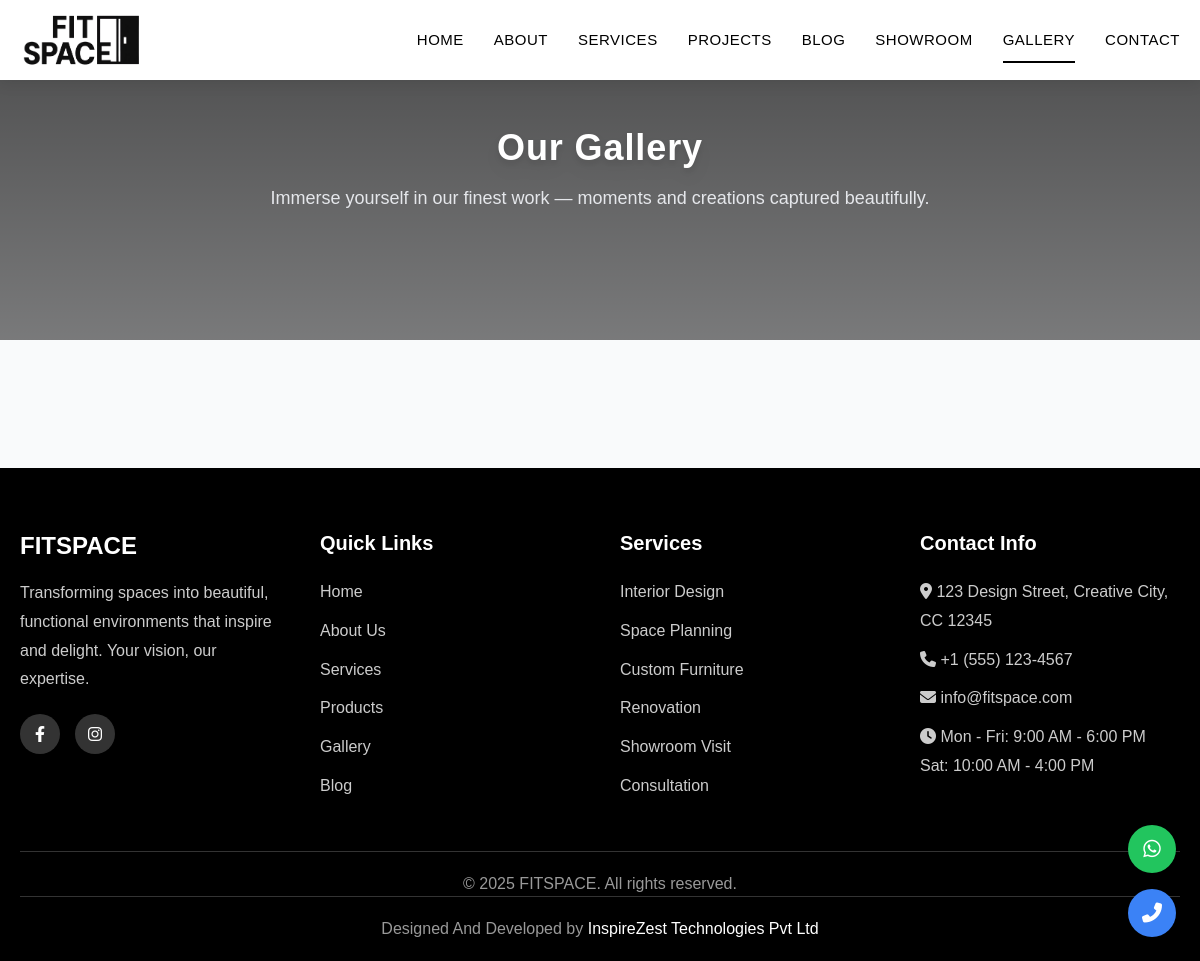
The page /gallery/ on the database as committed earlier.
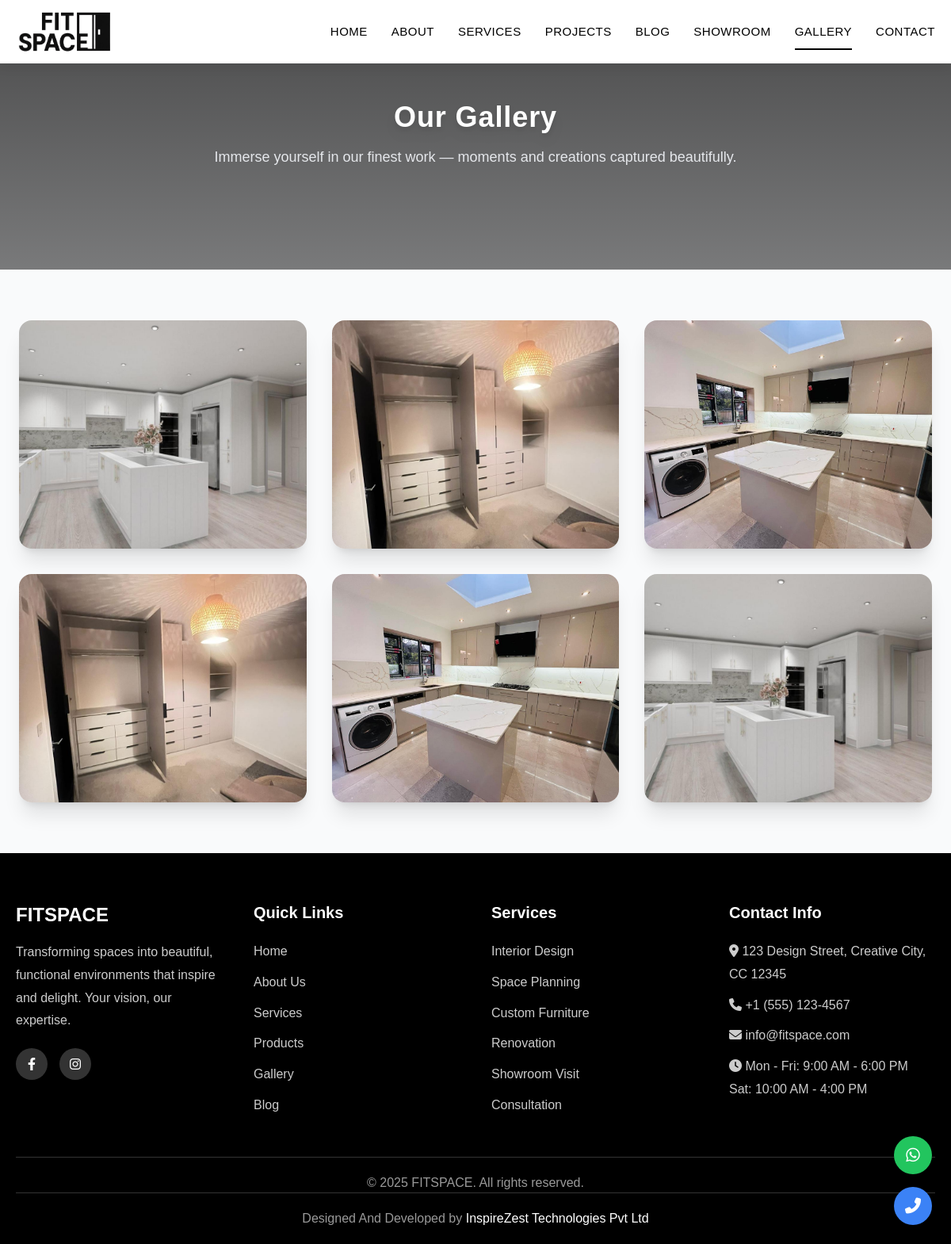
The same page on the database as committed later.
### app/models.py (models this page shows)
class GalleryImage(models.Model):
    image=models.ImageField(upload_to='gallery')

### app/views.py (the view)
# urls.py: path('gallery/',views.Gallery,name='gallery'),
def Gallery(request):
    images=GalleryImage.objects.order_by("-id")
    return render(request,"gallery.html",{"images":images})

### app/templates/gallery.html
{% extends 'base.html' %}
{% load static %}
{% block content %}
<body class="bg-gray-100">
    <section class="relative py-32">
        <img src="{% static 'image/5.jpg' %}" alt="Gallery Banner"
            class="absolute inset-0 w-full h-full object-cover z-0">
        <div class="absolute inset-0 bg-gradient-to-b from-black/70 to-black/50 z-10"></div>
        <div class="relative z-20 max-w-7xl mx-auto px-4 text-center">
            <h1 class="text-4xl font-extrabold text-white mb-4 tracking-wide drop-shadow-lg" data-aos="fade-down">
                Our Gallery
            </h1>
            <p class="text-lg text-gray-200 max-w-3xl mx-auto" data-aos="fade-up" data-aos-delay="100">
                Immerse yourself in our finest work — moments and creations captured beautifully.
            </p>
        </div>
    </section>
    <section class="py-16 bg-gray-50">
        <div class="max-w-7xl mx-auto px-6">
            <div class="grid grid-cols-1 sm:grid-cols-2 md:grid-cols-3 gap-8">
                {% for i in images %}
                <div class="relative overflow-hidden rounded-2xl shadow-xl group">
                    <img src="{{ i.image.url }}" alt="Gallery Image"
                        class="w-full h-72 object-cover transition-transform duration-500 group-hover:scale-110">
                </div>
                {% endfor %}
            </div>
        </div>
    </section>
</body>
{% endblock %}

### app/templates/base.html (shortened to what this page needs)
<!DOCTYPE html>
{% load static %}
<html lang="en">
<head>
    <link href="https://cdnjs.cloudflare.com/ajax/libs/font-awesome/6.4.0/css/all.min.css" rel="stylesheet">
    <script src="https://cdn.tailwindcss.com"></script>
    <link rel="stylesheet" href="{% static 'css/base.css' %}">
    <link href="https://cdn.jsdelivr.net/npm/aos@2.3.4/dist/aos.css" rel="stylesheet">
    <link rel="stylesheet" href="https://cdn.jsdelivr.net/npm/swiper@11/swiper-bundle.min.css" />
</head>
<body>
    <nav class="navbar">
        <div class="nav-container">
            <a href="/" class="logo"><img src="{% static 'image/logo.png' %}" style="height: 60px;" alt="logo"></a>
            <ul class="nav-menu">
                <li class="nav-item">
                    <a href="/" class="nav-link active">Home</a>
                </li>
                <li class="nav-item">
                    <a href="/about/" class="nav-link">About</a>
                </li>
                <li class="nav-item">
                    <a href="/service/" class="nav-link">Services</a>
                </li>
                <li class="nav-item">
                    <a href="/project/" class="nav-link">Projects</a>
                </li>
                <li class="nav-item">
                    <a href="/elements/" class="nav-link">Blog</a>
                </li>
                <li class="nav-item">
                    <a href="/ourshowroom/" class="nav-link">Showroom</a>
                </li>
                <li class="nav-item">
                    <a href="/gallery/" class="nav-link">Gallery</a>
                </li>
                <li class="nav-item">
                    <a href="/contact/" class="nav-link">Contact</a>
                </li>
            </ul>
        </div>
    </nav>
    <div class="fixed bottom-6 right-6 z-50 flex flex-col items-end space-y-4">
        <a href="https://wa.me/447350090777" target="_blank" class="group relative">
            <div
                class="bg-green-500 w-12 h-12 rounded-full flex items-center justify-center shadow-md hover:bg-green-600 transition-all duration-300">
                <i class="fab fa-whatsapp text-white text-xl"></i>
            </div>
        </a>
        <a href="tel:+447350090777" class="group relative">
            <div
                class="bg-blue-500 w-12 h-12 rounded-full flex items-center justify-center shadow-md hover:bg-blue-600 transition-all duration-300">
                <i class="fas fa-phone-alt text-white text-xl"></i>
            </div>
        </a>
    </div>
    {% block content %}
    {% endblock %}
    <footer class="footer">
        <div class="footer-container">
            <div class="footer-content">
                <div class="footer-section">
                    <div class="footer-logo">FITSPACE</div>
                    <p>Transforming spaces into beautiful, functional environments that inspire and delight. Your
                        vision, our expertise.</p>
                    <div class="social-links">
                        <a href="#"><i class="fab fa-facebook-f"></i></a>
                        <a href="#"><i class="fab fa-instagram"></i></a>
                    </div>
                </div>
                <div class="footer-section">
                    <h3>Quick Links</h3>
                    <ul>
                        <li><a href="/">Home</a></li>
                        <li><a href="/about/">About Us</a></li>
                        <li><a href="/service/">Services</a></li>
                        <li><a href="/product/">Products</a></li>
                        <li><a href="/gallery/">Gallery</a></li>
                        <li><a href="/elements/">Blog</a></li>
                    </ul>
                </div>
                <div class="footer-section">
                    <h3>Services</h3>
                    <ul>
                        <li><a href="/service/">Interior Design</a></li>
                        <li><a href="/service/">Space Planning</a></li>
                        <li><a href="/service/">Custom Furniture</a></li>
                        <li><a href="/service/">Renovation</a></li>
                        <li><a href="/ourshowroom/">Showroom Visit</a></li>
                        <li><a href="/contact/">Consultation</a></li>
                    </ul>
                </div>
                <div class="footer-section">
                    <h3>Contact Info</h3>
                    <p><i class="fas fa-map-marker-alt"></i> 123 Design Street, Creative City, CC 12345</p>
                    <p><i class="fas fa-phone"></i> +1 (555) 123-4567</p>
                    <p><i class="fas fa-envelope"></i> info@fitspace.com</p>
                    <p><i class="fas fa-clock"></i> Mon - Fri: 9:00 AM - 6:00 PM<br>Sat: 10:00 AM - 4:00 PM</p>
                </div>
            </div>
            <div class="footer-bottom">
                <p>&copy; 2025 FITSPACE. All rights reserved.</p>
            </div>
            <div class="footer-bottom">
                <p>Designed And Developed by <a href="https://inspirezesttechnologies.com/" target="_blank"
                        class="text-decorator-none text-white">InspireZest Technologies Pvt Ltd</a></p>
            </div>
        </div>
    </footer>
</body>
</html>

### static/css/base.css (style rules this page uses)
* { margin: 0; padding: 0; box-sizing: border-box; }
body { font-family: "Arial", sans-serif; line-height: 1.6; color: #333; overflow-x: hidden; }
html { scroll-behavior: smooth; }
.navbar { background: white; box-shadow: 0 2px 15px rgba(0, 0, 0, 0.1); position: fixed; top: 0; left: 0; right: 0; z-index: 1000; transition: all 0.3s ease; }
.nav-container { max-width: 1200px; margin: 0 auto; display: flex; justify-content: space-between; align-items: center; padding: 0 20px; height: 80px; }
.logo { font-size: 28px; font-weight: 900; color: #000; text-decoration: none; letter-spacing: -1px; }
.nav-menu { display: flex; list-style: none; gap: 30px; align-items: center; }
.nav-item { position: relative; }
.nav-link { text-decoration: none; color: #000; font-weight: 500; font-size: 15px; text-transform: uppercase; letter-spacing: 0.5px; padding: 10px 0; position: relative; transition: all 0.3s ease; }
.nav-link::after { content: ""; position: absolute; bottom: -5px; left: 0; width: 0; height: 2px; background: #000; transition: width 0.3s ease; }
.nav-link:hover::after, .nav-link.active::after { width: 100%; }
.footer { background: #000; color: white; padding: 60px 0 20px; }
.footer-container { max-width: 1200px; margin: 0 auto; padding: 0 20px; }
.footer-content { display: grid; grid-template-columns: repeat(auto-fit, minmax(250px, 1fr)); gap: 40px; margin-bottom: 40px; }
.footer-section h3 { font-size: 20px; font-weight: 700; margin-bottom: 20px; color: white; }
.footer-section p, .footer-section li { color: #ccc; line-height: 1.8; margin-bottom: 10px; }
.footer-section ul { list-style: none; }
.footer-section a { color: #ccc; text-decoration: none; transition: color 0.3s ease; }
.social-links { display: flex; gap: 15px; margin-top: 20px; }
.social-links a { width: 40px; height: 40px; background: #333; color: white; display: flex; align-items: center; justify-content: center; border-radius: 50%; transition: all 0.3s ease; }
.footer-bottom { border-top: 1px solid #333; padding-top: 20px; text-align: center; color: #999; }
.footer-logo { font-size: 24px; font-weight: 900; color: white; margin-bottom: 15px; }

Rows that differ between the two databases and show on the page:
added GalleryImage: image (picture)
added GalleryImage: image (picture)
added GalleryImage: image (picture)
added GalleryImage: image (picture)
added GalleryImage: image (picture)
added GalleryImage: image (picture)
